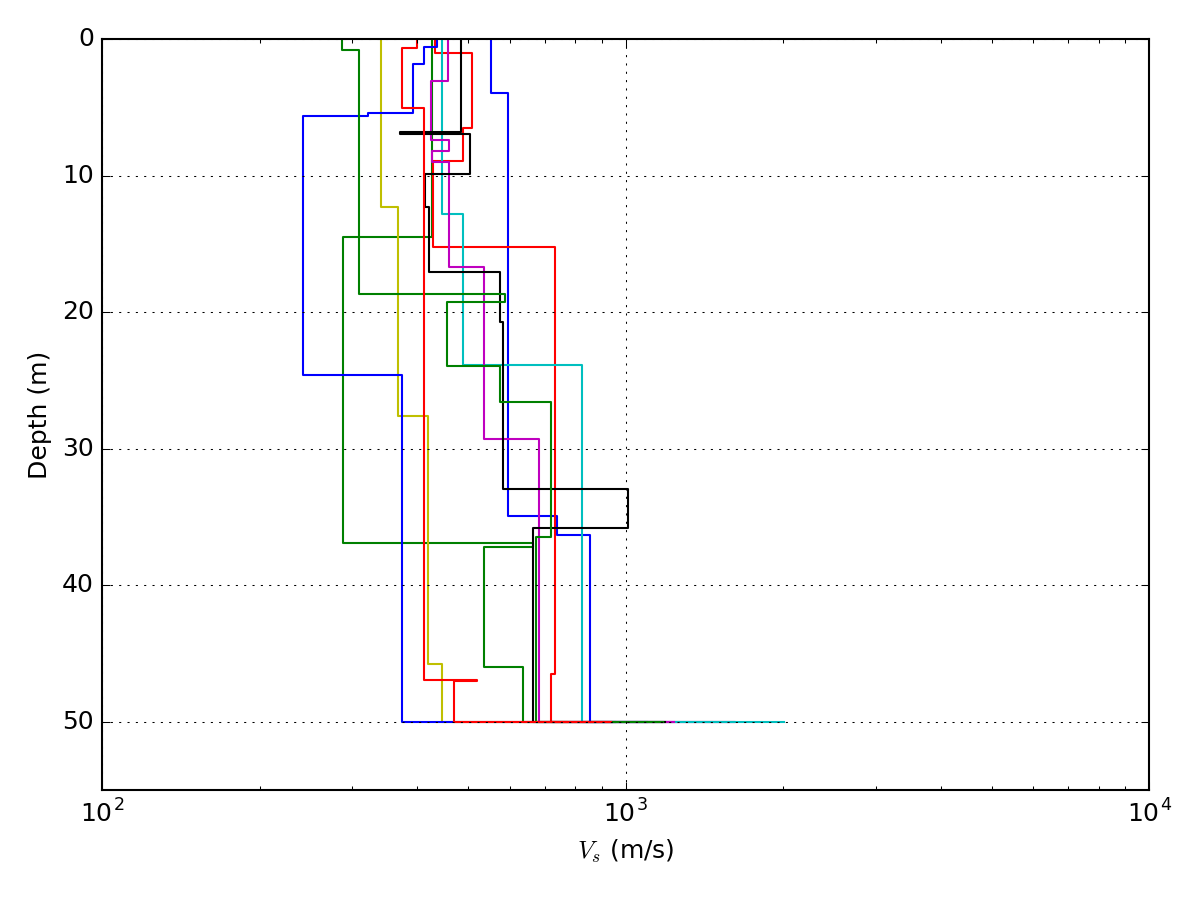

Generate this figure with Python:
"""Compute transfer functions for within and outcrop conditions."""

import sys

import matplotlib.pyplot as plt
import numpy as np

sys.path.append('..')
sys.path.append('../../pyrvt')
import pysra

count = 10

motion = pysra.motion.Motion(np.logspace(-1, 2, 301))

profile = pysra.site.Profile([
        pysra.site.Layer(
            pysra.site.SoilType(
                'Soil-1', 18., None, 0.05
            ),
            30, 400
        ),
        pysra.site.Layer(
            pysra.site.SoilType(
                'Soil-2', 19., None, 0.05
            ),
            20, 600
        ),
        pysra.site.Layer(
            pysra.site.SoilType(
                'Rock', 24., None, 0.01
            ),
            0, 1200
        ),
    ])

profile.update_depths()

toro_thickness = pysra.variation.ToroThicknessVariation()
toro_velocity = pysra.variation.ToroVelocityVariation.generic_model('USGS B')

# Create realizations of the profile with varied thickness
varied_thick = [toro_thickness(profile) for _ in range(count)]

# For each realization of varied thickness, vary the shear-wave velocity
varied_vel = [toro_velocity(rt) for rt in varied_thick]

fig, ax = plt.subplots()

for p in varied_vel:
    ax.plot(
        [l.initial_shear_vel for l in p], [l.depth for l in p],
        drawstyle='steps-pre')

ax.set_xlabel('$V_s$ (m/s)')
ax.set_xscale('log')

ax.set_ylabel('Depth (m)')
ax.set_ylim(55, 0)

ax.grid()

fig.tight_layout()

fig.savefig('example02')
